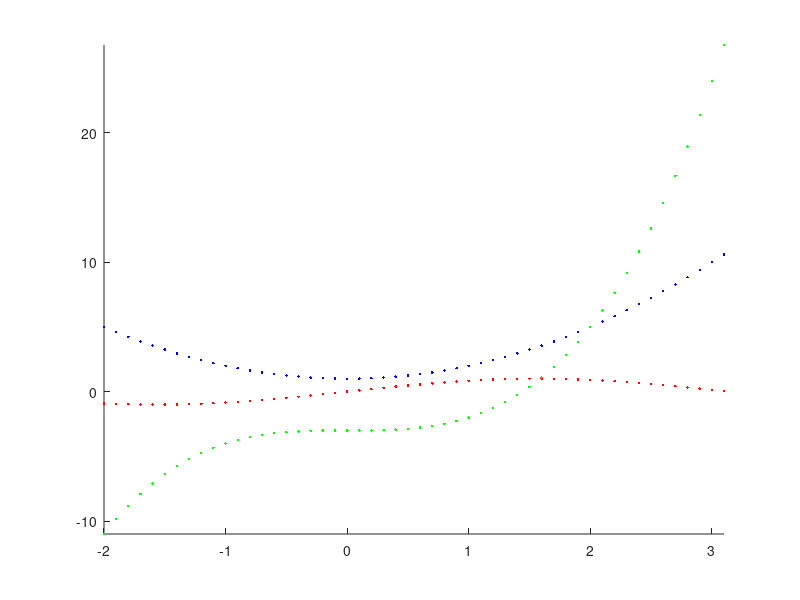

Source code (MATLAB):
x = -2:0.1:3.14;
y = sin(x);
w = x.^2 + 1;
z = x.^3 - 3;


figure(1)
hold on
plot(x,y,'r.')
plot(x,w,'b.')
plot(x,z,'g.')
axis tight
hold off